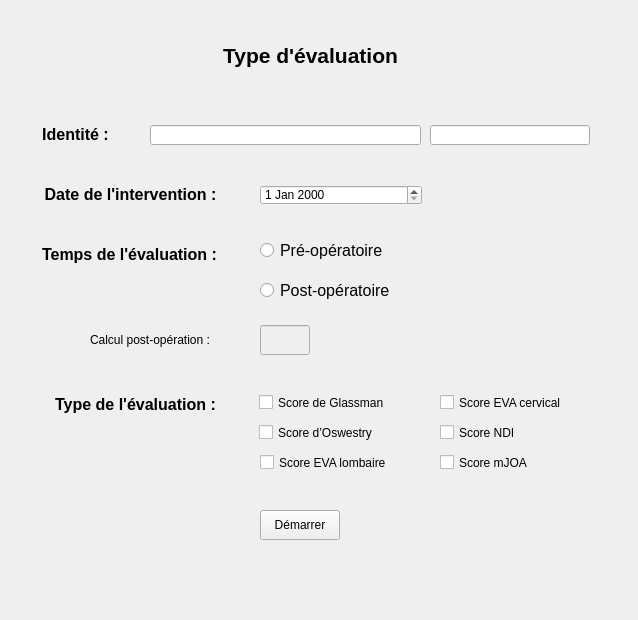
<?xml version="1.0" encoding="UTF-8"?>
<ui version="4.0">
 <class>Frame</class>
 <widget class="QFrame" name="Frame">
  <property name="geometry">
   <rect>
    <x>0</x>
    <y>0</y>
    <width>638</width>
    <height>620</height>
   </rect>
  </property>
  <property name="windowTitle">
   <string>Frame</string>
  </property>
  <widget class="QCheckBox" name="checkBox_oswestry">
   <property name="geometry">
    <rect>
     <x>259</x>
     <y>420</y>
     <width>171</width>
     <height>25</height>
    </rect>
   </property>
   <property name="text">
    <string>Score d’Oswestry</string>
   </property>
  </widget>
  <widget class="QLabel" name="label_identite">
   <property name="geometry">
    <rect>
     <x>0</x>
     <y>120</y>
     <width>151</width>
     <height>30</height>
    </rect>
   </property>
   <property name="font">
    <font>
     <pointsize>12</pointsize>
     <weight>75</weight>
     <bold>true</bold>
    </font>
   </property>
   <property name="text">
    <string>&lt;html&gt;&lt;head/&gt;&lt;body&gt;&lt;p align=&quot;center&quot;&gt;Identité :&lt;/p&gt;&lt;/body&gt;&lt;/html&gt;</string>
   </property>
  </widget>
  <widget class="QLineEdit" name="lineEdit_identite">
   <property name="geometry">
    <rect>
     <x>150</x>
     <y>125</y>
     <width>271</width>
     <height>20</height>
    </rect>
   </property>
  </widget>
  <widget class="QLabel" name="label">
   <property name="geometry">
    <rect>
     <x>90</x>
     <y>330</y>
     <width>161</width>
     <height>20</height>
    </rect>
   </property>
   <property name="text">
    <string>Calcul post-opération :</string>
   </property>
  </widget>
  <widget class="QCheckBox" name="checkBox_glassman">
   <property name="geometry">
    <rect>
     <x>259</x>
     <y>390</y>
     <width>171</width>
     <height>25</height>
    </rect>
   </property>
   <property name="text">
    <string>Score de Glassman</string>
   </property>
  </widget>
  <widget class="QLabel" name="label_typeEvaluation">
   <property name="geometry">
    <rect>
     <x>0</x>
     <y>390</y>
     <width>271</width>
     <height>30</height>
    </rect>
   </property>
   <property name="font">
    <font>
     <pointsize>12</pointsize>
     <weight>75</weight>
     <bold>true</bold>
    </font>
   </property>
   <property name="text">
    <string>&lt;html&gt;&lt;head/&gt;&lt;body&gt;&lt;p align=&quot;center&quot;&gt;Type de l'évaluation :&lt;/p&gt;&lt;/body&gt;&lt;/html&gt;</string>
   </property>
  </widget>
  <widget class="QPushButton" name="pushButton_demarrer">
   <property name="geometry">
    <rect>
     <x>260</x>
     <y>510</y>
     <width>80</width>
     <height>30</height>
    </rect>
   </property>
   <property name="text">
    <string>Démarrer</string>
   </property>
  </widget>
  <widget class="QLineEdit" name="lineEdit_calculPost">
   <property name="enabled">
    <bool>false</bool>
   </property>
   <property name="geometry">
    <rect>
     <x>260</x>
     <y>325</y>
     <width>50</width>
     <height>30</height>
    </rect>
   </property>
  </widget>
  <widget class="QLineEdit" name="lineEdit_numeroMagic_2">
   <property name="geometry">
    <rect>
     <x>430</x>
     <y>125</y>
     <width>160</width>
     <height>20</height>
    </rect>
   </property>
  </widget>
  <widget class="QDateEdit" name="dateEdit_dateIntervention">
   <property name="geometry">
    <rect>
     <x>260</x>
     <y>185</y>
     <width>162</width>
     <height>20</height>
    </rect>
   </property>
  </widget>
  <widget class="QCheckBox" name="checkBox_ndi">
   <property name="geometry">
    <rect>
     <x>440</x>
     <y>420</y>
     <width>171</width>
     <height>25</height>
    </rect>
   </property>
   <property name="text">
    <string>Score NDI</string>
   </property>
  </widget>
  <widget class="QRadioButton" name="radioButton_postOp">
   <property name="geometry">
    <rect>
     <x>260</x>
     <y>280</y>
     <width>130</width>
     <height>20</height>
    </rect>
   </property>
   <property name="font">
    <font>
     <pointsize>12</pointsize>
    </font>
   </property>
   <property name="text">
    <string>Post-opératoire</string>
   </property>
  </widget>
  <widget class="QLabel" name="label_tempsEvaluation">
   <property name="geometry">
    <rect>
     <x>-1</x>
     <y>240</y>
     <width>261</width>
     <height>30</height>
    </rect>
   </property>
   <property name="font">
    <font>
     <pointsize>12</pointsize>
     <weight>75</weight>
     <bold>true</bold>
    </font>
   </property>
   <property name="text">
    <string>&lt;html&gt;&lt;head/&gt;&lt;body&gt;&lt;p align=&quot;center&quot;&gt;Temps de l'évaluation :&lt;/p&gt;&lt;/body&gt;&lt;/html&gt;</string>
   </property>
  </widget>
  <widget class="QLabel" name="label_dateIntervention">
   <property name="geometry">
    <rect>
     <x>0</x>
     <y>180</y>
     <width>261</width>
     <height>30</height>
    </rect>
   </property>
   <property name="font">
    <font>
     <pointsize>12</pointsize>
     <weight>75</weight>
     <bold>true</bold>
    </font>
   </property>
   <property name="text">
    <string>&lt;html&gt;&lt;head/&gt;&lt;body&gt;&lt;p align=&quot;center&quot;&gt;Date de l'intervention :&lt;/p&gt;&lt;/body&gt;&lt;/html&gt;</string>
   </property>
  </widget>
  <widget class="QLabel" name="label_titre">
   <property name="geometry">
    <rect>
     <x>10</x>
     <y>10</y>
     <width>601</width>
     <height>91</height>
    </rect>
   </property>
   <property name="font">
    <font>
     <pointsize>16</pointsize>
     <weight>75</weight>
     <bold>true</bold>
    </font>
   </property>
   <property name="text">
    <string>&lt;html&gt;&lt;head/&gt;&lt;body&gt;&lt;p align=&quot;center&quot;&gt;Type d'évaluation&lt;/p&gt;&lt;/body&gt;&lt;/html&gt;</string>
   </property>
  </widget>
  <widget class="QCheckBox" name="checkBox_evaCervical">
   <property name="geometry">
    <rect>
     <x>440</x>
     <y>390</y>
     <width>171</width>
     <height>25</height>
    </rect>
   </property>
   <property name="text">
    <string>Score EVA cervical</string>
   </property>
  </widget>
  <widget class="QRadioButton" name="radioButton_preOp">
   <property name="geometry">
    <rect>
     <x>260</x>
     <y>240</y>
     <width>130</width>
     <height>20</height>
    </rect>
   </property>
   <property name="font">
    <font>
     <pointsize>12</pointsize>
    </font>
   </property>
   <property name="text">
    <string>Pré-opératoire</string>
   </property>
  </widget>
  <widget class="QCheckBox" name="checkBox_mjoa">
   <property name="geometry">
    <rect>
     <x>440</x>
     <y>450</y>
     <width>171</width>
     <height>25</height>
    </rect>
   </property>
   <property name="text">
    <string>Score mJOA</string>
   </property>
  </widget>
  <widget class="QCheckBox" name="checkBox_evaLombaire">
   <property name="geometry">
    <rect>
     <x>260</x>
     <y>450</y>
     <width>171</width>
     <height>25</height>
    </rect>
   </property>
   <property name="text">
    <string>Score EVA lombaire</string>
   </property>
  </widget>
  <zorder>label_titre</zorder>
  <zorder>label_typeEvaluation</zorder>
  <zorder>checkBox_oswestry</zorder>
  <zorder>label_identite</zorder>
  <zorder>lineEdit_identite</zorder>
  <zorder>label</zorder>
  <zorder>checkBox_glassman</zorder>
  <zorder>pushButton_demarrer</zorder>
  <zorder>lineEdit_calculPost</zorder>
  <zorder>lineEdit_numeroMagic_2</zorder>
  <zorder>dateEdit_dateIntervention</zorder>
  <zorder>checkBox_ndi</zorder>
  <zorder>radioButton_postOp</zorder>
  <zorder>label_tempsEvaluation</zorder>
  <zorder>label_dateIntervention</zorder>
  <zorder>checkBox_evaCervical</zorder>
  <zorder>radioButton_preOp</zorder>
  <zorder>checkBox_mjoa</zorder>
  <zorder>checkBox_evaLombaire</zorder>
 </widget>
 <resources/>
 <connections/>
</ui>
